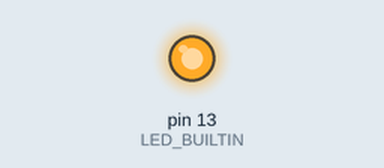
Recording of a sketch running on a simulated Arduino Uno, built with avr-gcc and run on an emulated ATmega328P. On the bench: output pins drawn as LEDs (lit = HIGH).

Above: at 0.2 s.
At 74.2 s:
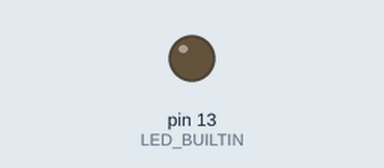
Timing chart, 0 to 75.4 s (numbered marks = the images above):
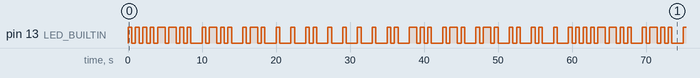

Measured:
- by itself, pin 13 (LED_BUILTIN): moves between LOW and HIGH, repeating every 58.0 s
- by itself, everything shown: repeats every 58.0 s, in 76 steps

The sketch:

A7.1_HelloWorldMorse.ino
```cpp
void setup() {
  // initialize digital pin LED_BUILTIN as an output.
  pinMode(LED_BUILTIN, OUTPUT);
}
#define  LANG 1000
#define  DOT 500

// the loop function runs over and over again forever

  void dodot()
{
  digitalWrite(LED_BUILTIN, HIGH);   // turn the LED on (HIGH is the voltage level)
  delay(DOT);                       // wait for a second
  digitalWrite(LED_BUILTIN, LOW);
  delay(500);

}
 void dolang()
{
  digitalWrite(LED_BUILTIN, HIGH);   // turn the LED on (HIGH is the voltage level)
  delay(LANG);                       // wait for a second
  digitalWrite(LED_BUILTIN, LOW);
  delay(500);

}
void loop() {

  // H
dodot();
dodot();
dodot();
dodot();
dolang();
  //E
dolang();
  //L
dodot();
dodot();delay(1000);
dodot();
dolang();
  //L
dodot();
dodot();delay(1000);
dodot();
dolang();
  //O
dodot();delay(1000);
dodot();delay(1000);
dodot();delay(1000);
  //W
dodot();
dodot();delay(1000);
dodot();delay(1000);
  //O
dodot();delay(1000);
dodot();delay(1000);
dodot();delay(1000);
  //R
dodot();
dodot();delay(1000);
dolang();
 //L
dodot();
dodot();delay(1000);
dodot();
dolang();
  //D
dodot();delay(1000);
dodot();
dolang();

  //!
dodot();delay(1000);
dodot();
dodot();delay(1000);
dodot();
dodot();delay(1000);
dodot();delay(1000);

}
```
